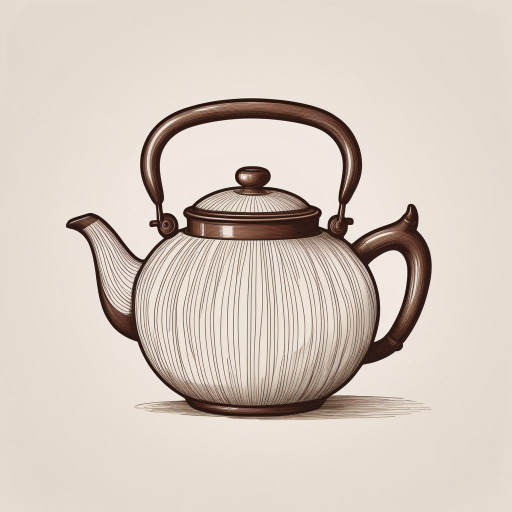
#> input picture assets/shop/preparations-cheatsheets/backup/0000.jpg, 1024 x 1024 px, found by its file name (shown at 1/2 size)
$ python pillow_demo.py
#> lines starting #> are read from the running program, lines starting #| are printed output that depends on the picture
from PIL import Image, ImageColor, ImageEnhance
import random

def image_variate(i):
#> called with i = 0
    image = Image.open('C:/terrawhisper-assets/images/tea/anise/0000.jpg')
#> image is the input picture: PIL image 1024x1024 RGB; mean R, G, B 213.8, 202.2, 192

    # [6 lines of commented-out code are left out]

    random_enhancer_val = random.uniform(0.9, 1.1)
    image_enhancer = ImageEnhance.Color(image)
    image = image_enhancer.enhance(random_enhancer_val)
    random_enhancer_val = random.uniform(0.9, 1.1)
    image_enhancer = ImageEnhance.Contrast(image)
    image = image_enhancer.enhance(random_enhancer_val)
    random_enhancer_val = random.uniform(0.9, 1.1)
    image_enhancer = ImageEnhance.Brightness(image)
    image = image_enhancer.enhance(random_enhancer_val)
    random_enhancer_val = random.uniform(0.9, 1.1)
    image_enhancer = ImageEnhance.Sharpness(image)
    image = image_enhancer.enhance(random_enhancer_val)


    random_val_x1 = random.randint(50, 100)
    random_val_y1 = random.randint(50, 100)
    random_val_x2 = random.randint(50, 100)
    random_val_y2 = random.randint(50, 100)
    image = image.crop((random_val_x1, random_val_y1, 1024-random_val_x2, 1024-random_val_y2))
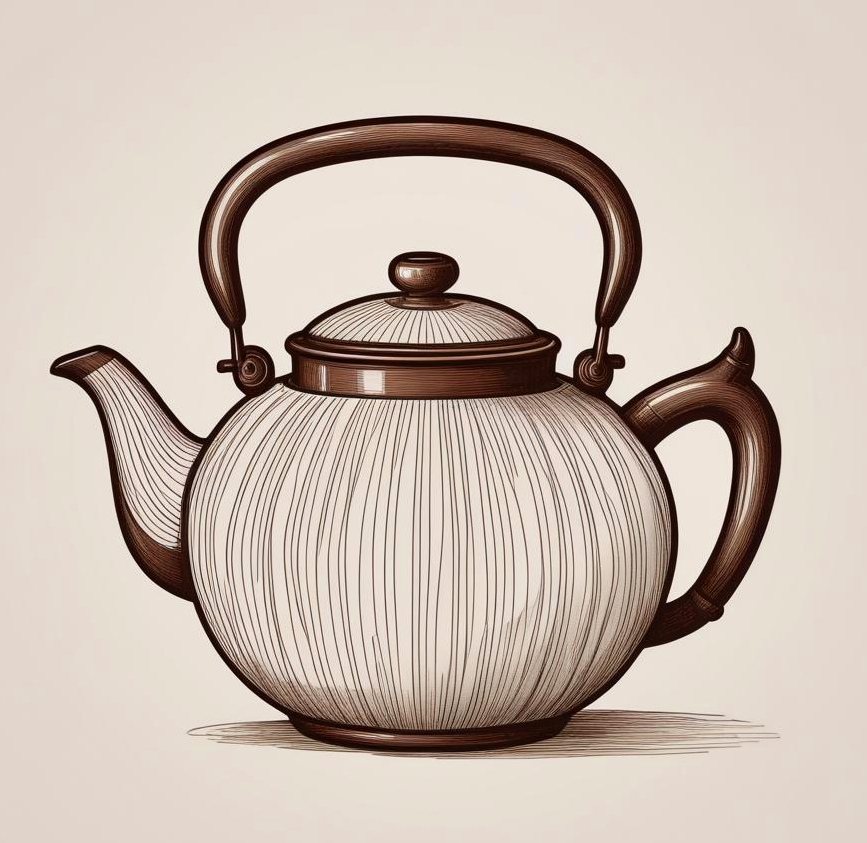
#> image: PIL image 867x843 RGB; mean R, G, B 203.4, 189.4, 178.5
    image = image.resize((1024, 1024))
#> image: PIL image 1024x1024 RGB
    image.save(f'test/{i}.jpg')

for i in range(10):
    image_variate(i)
